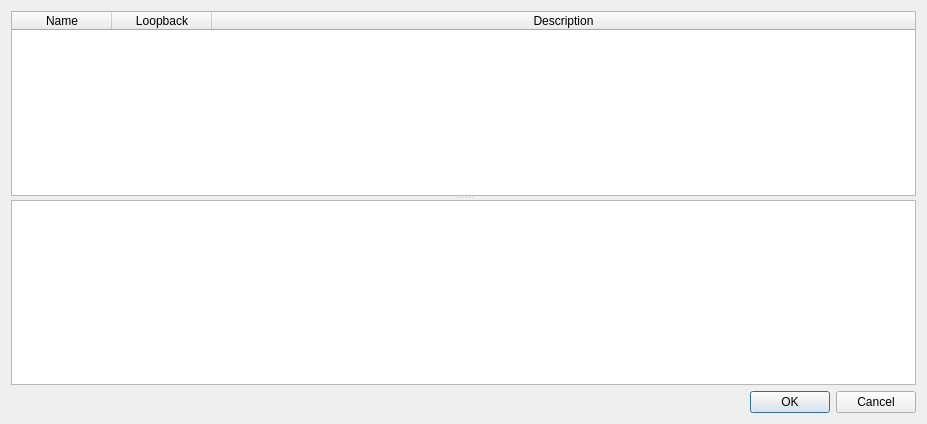
<?xml version="1.0" encoding="UTF-8"?>
<ui version="4.0">
 <class>DeviceListWidget</class>
 <widget class="QWidget" name="DeviceListWidget">
  <property name="geometry">
   <rect>
    <x>0</x>
    <y>0</y>
    <width>927</width>
    <height>424</height>
   </rect>
  </property>
  <property name="windowTitle">
   <string>DeviceListWidget</string>
  </property>
  <layout class="QVBoxLayout" name="verticalLayout">
   <item>
    <widget class="QSplitter" name="splitter">
     <property name="orientation">
      <enum>Qt::Vertical</enum>
     </property>
     <property name="childrenCollapsible">
      <bool>false</bool>
     </property>
     <widget class="QTableWidget" name="tableWidget_devices">
      <property name="minimumSize">
       <size>
        <width>400</width>
        <height>0</height>
       </size>
      </property>
      <property name="alternatingRowColors">
       <bool>true</bool>
      </property>
      <property name="selectionMode">
       <enum>QAbstractItemView::SingleSelection</enum>
      </property>
      <property name="selectionBehavior">
       <enum>QAbstractItemView::SelectRows</enum>
      </property>
      <attribute name="horizontalHeaderStretchLastSection">
       <bool>true</bool>
      </attribute>
      <column>
       <property name="text">
        <string>Name</string>
       </property>
      </column>
      <column>
       <property name="text">
        <string>Loopback</string>
       </property>
      </column>
      <column>
       <property name="text">
        <string>Description</string>
       </property>
      </column>
     </widget>
     <widget class="QPlainTextEdit" name="plainTextEdit_fullDesc">
      <property name="readOnly">
       <bool>true</bool>
      </property>
     </widget>
    </widget>
   </item>
   <item>
    <widget class="QDialogButtonBox" name="buttonBox">
     <property name="standardButtons">
      <set>QDialogButtonBox::Cancel|QDialogButtonBox::Ok</set>
     </property>
    </widget>
   </item>
  </layout>
 </widget>
 <layoutdefault spacing="6" margin="11"/>
 <resources/>
 <connections/>
</ui>
